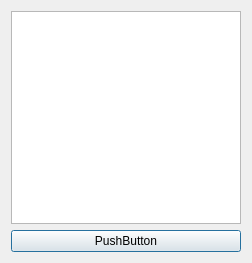
<?xml version="1.0" encoding="UTF-8"?>
<ui version="4.0">
 <class>TrialImportDeleteDialog</class>
 <widget class="QDialog" name="TrialImportDeleteDialog">
  <property name="geometry">
   <rect>
    <x>0</x>
    <y>0</y>
    <width>252</width>
    <height>263</height>
   </rect>
  </property>
  <property name="windowTitle">
   <string>Dialog</string>
  </property>
  <layout class="QGridLayout" name="gridLayout">
   <item row="0" column="0">
    <widget class="QListWidget" name="listWidget">
     <property name="selectionMode">
      <enum>QAbstractItemView::MultiSelection</enum>
     </property>
    </widget>
   </item>
   <item row="1" column="0">
    <widget class="QPushButton" name="pushButton">
     <property name="text">
      <string>PushButton</string>
     </property>
    </widget>
   </item>
  </layout>
 </widget>
 <resources/>
 <connections/>
</ui>
